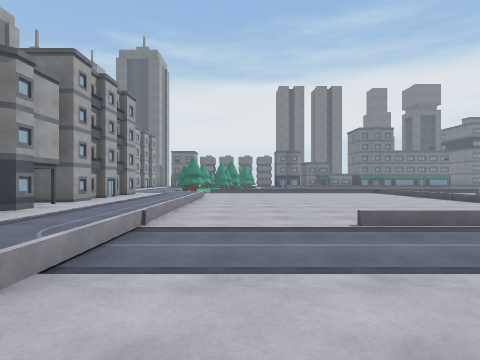
View 1 (above)

24 first-person views from a walk through a 3-D level made in the Unity game engine. The camera is 1.2 m above the floor, looks level and sees 75° across. The floor is counted in squares, 2 m on a side. Each view is taken from the middle of a square. On the plan, view 1 faces up. The plan holds only what a view shows up to about 9 squares ahead; the rest is blank. The place goes on beyond the plan. The player is left out. Door leaves are left out, so doorways stand open.

View 2
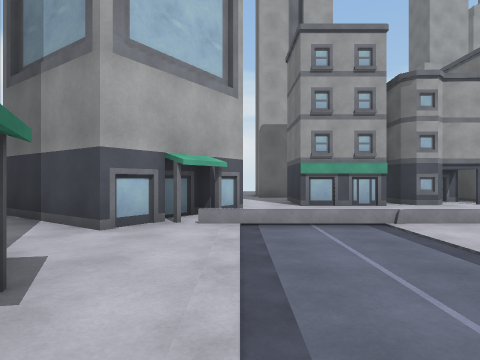

View 3
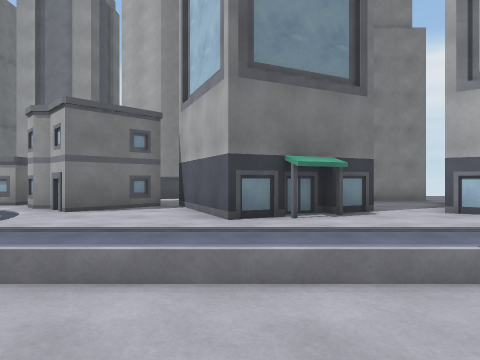

View 4
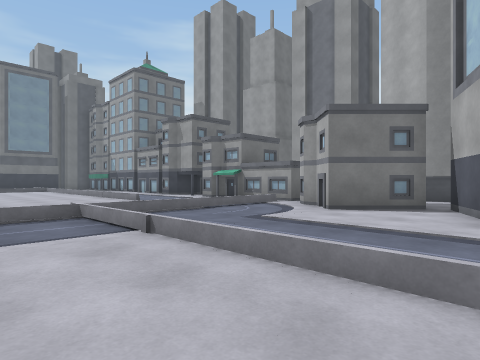

View 5
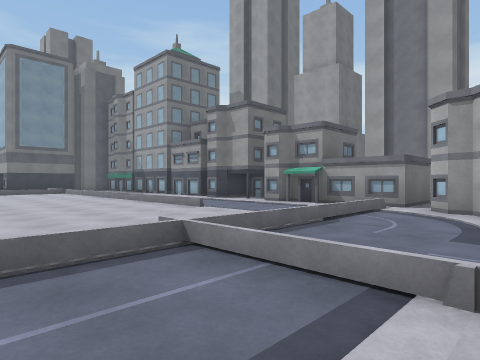

View 6
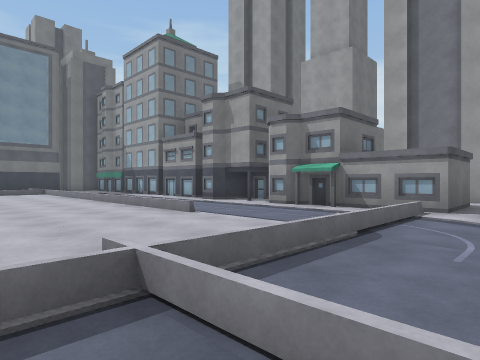

View 7
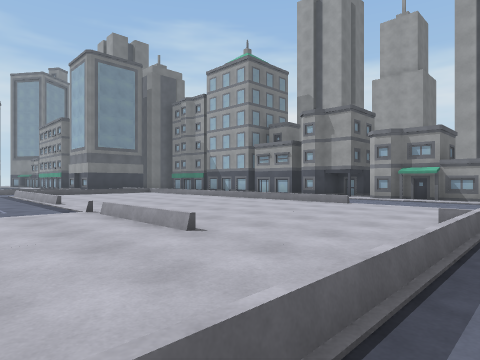

View 8
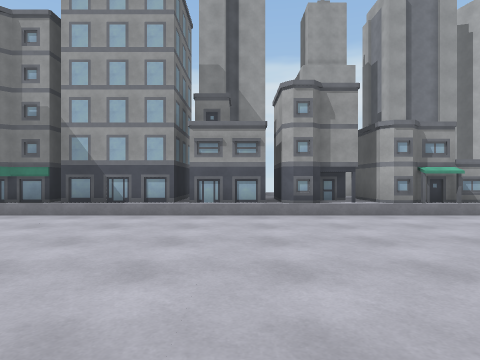

View 9
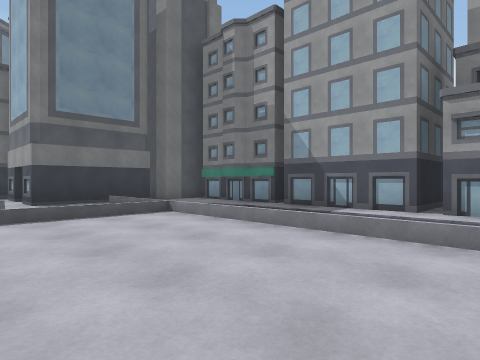

View 10
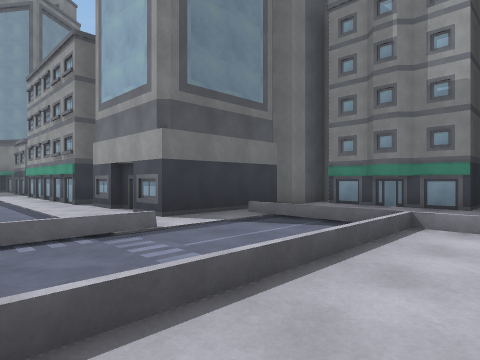

View 11
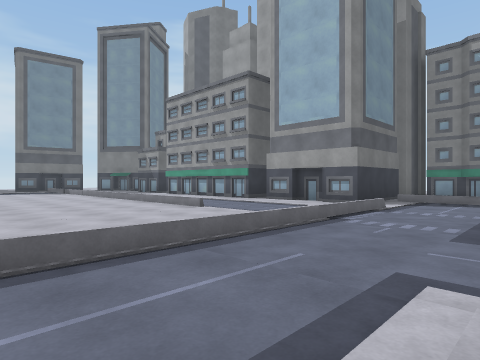

View 12
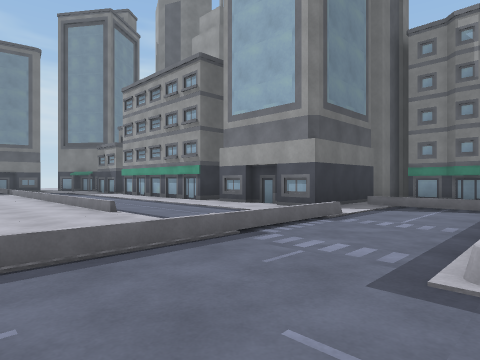

View 13
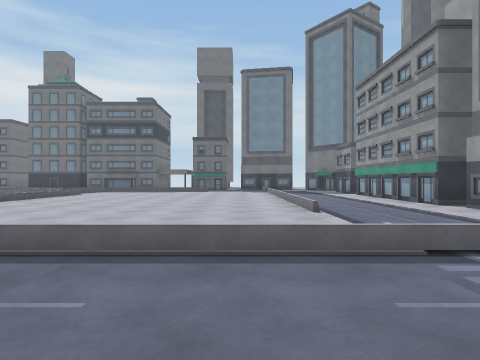

View 14
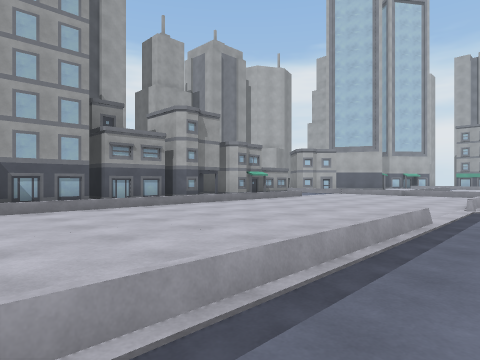

View 15
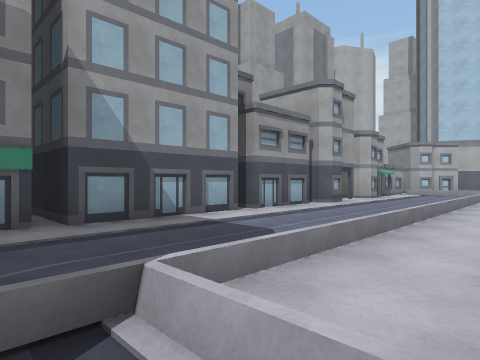

View 16
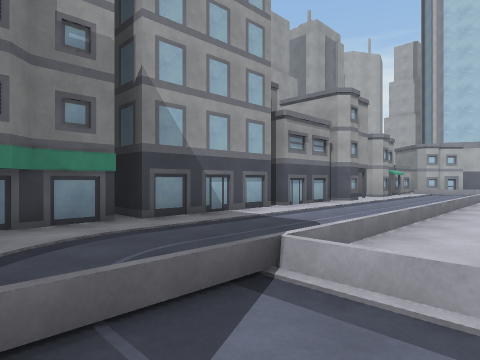

View 17
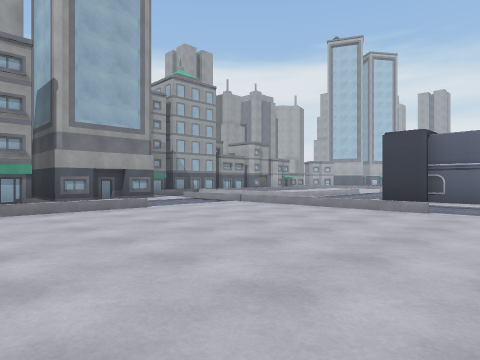

View 18
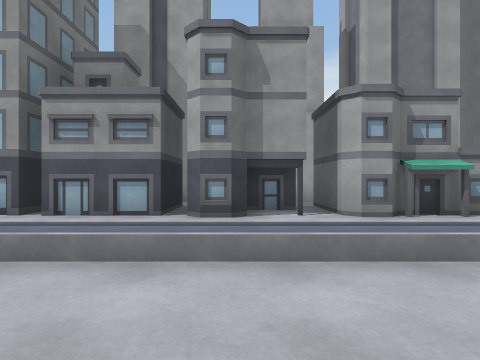

View 19
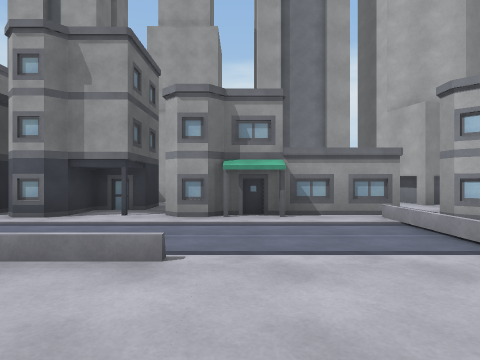

View 20
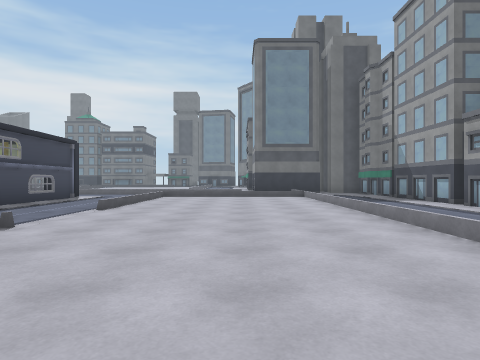

View 21
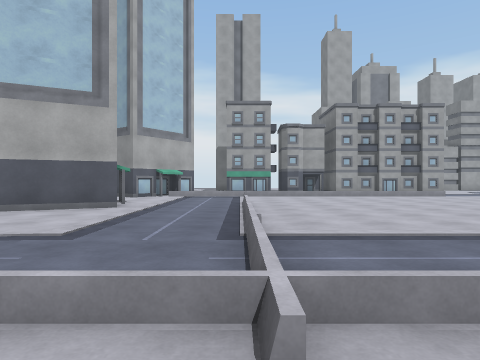

View 22
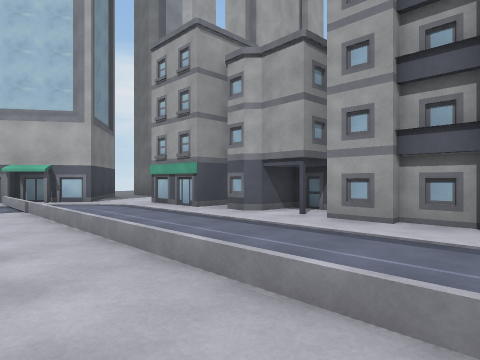

View 23
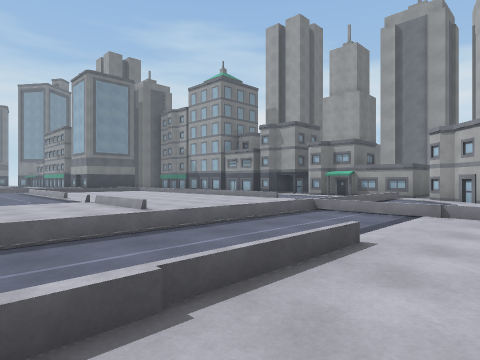

View 24
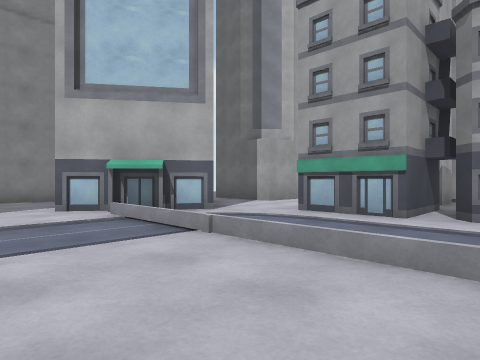

### Floor plan
Key: @ floor where view 1 was taken; # wall or solid block; x gap in a wall; . floor; B building.
Columns run from 9 left of view 1 to 30 right of it. Each row starts with its distance up from view 1.
 14                                       ..
 13                                    .....
 12                              #..........
 11      .....                   #..........
 10     #.......  ....         ## ..........
  9    ##........................ ..........
  8    BB...................................
  7    ##...................................
  6    ##..................................
  5 ##.##B..................................
  4      ............................ ......
  3    ...............................######
  2    ...##..........................#
  1     . ##...##.....................#
  0     x  ##@###..B..................BB
 -1        #..  ##B##.B.B#.#..B.....B.# B
 -2        #..    .  .BB #B############ B
 -3        ###    . ..BB ####  #  #
 -4               ##..   .. .
 -5                 #x   #####

Where each view was taken, in squares from view 1:
view 1: 0 up, 0 right, facing up
view 2: 2 up, 3 right, facing left
view 3: 6 up, 3 right, facing down
view 4: 6 up, 3 right, facing down-right
view 5: 6 up, 6 right, facing down-right
view 6: 5 up, 7 right, facing down-right
view 7: 9 up, 8 right, facing down-right
view 8: 7 up, 16 right, facing down
view 9: 5 up, 16 right, facing down-right
view 10: 6 up, 20 right, facing down-right
view 11: 11 up, 21 right, facing down-right
view 12: 9 up, 21 right, facing down-right
view 13: 8 up, 21 right, facing right
view 14: 8 up, 21 right, facing down-left
view 15: 3 up, 22 right, facing down-left
view 16: 3 up, 23 right, facing down-left
view 17: 13 up, 30 right, facing down-left
view 18: 4 up, 14 right, facing down
view 19: 4 up, 11 right, facing down
view 20: 4 up, 10 right, facing right
view 21: 4 up, 10 right, facing left
view 22: 11 up, 0 right, facing down-left
view 23: 10 up, 5 right, facing down-right
view 24: 7 up, 1 right, facing down-left
